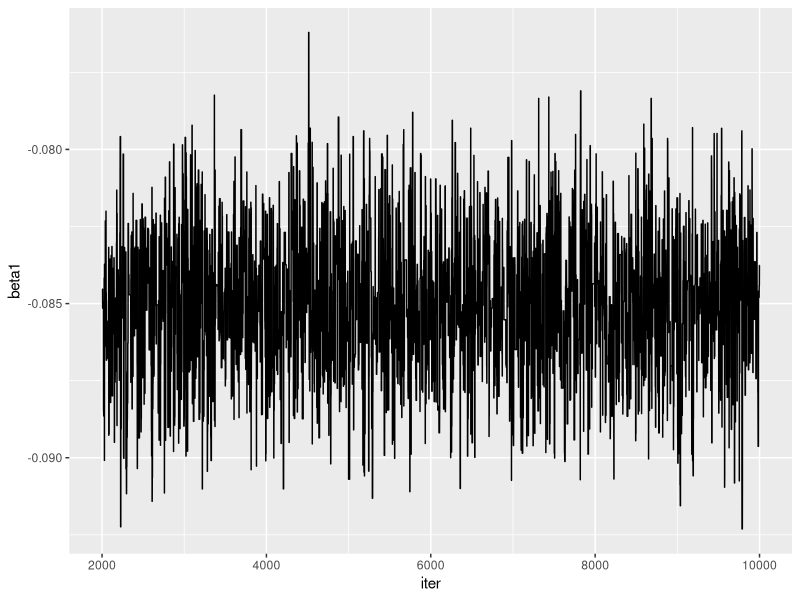
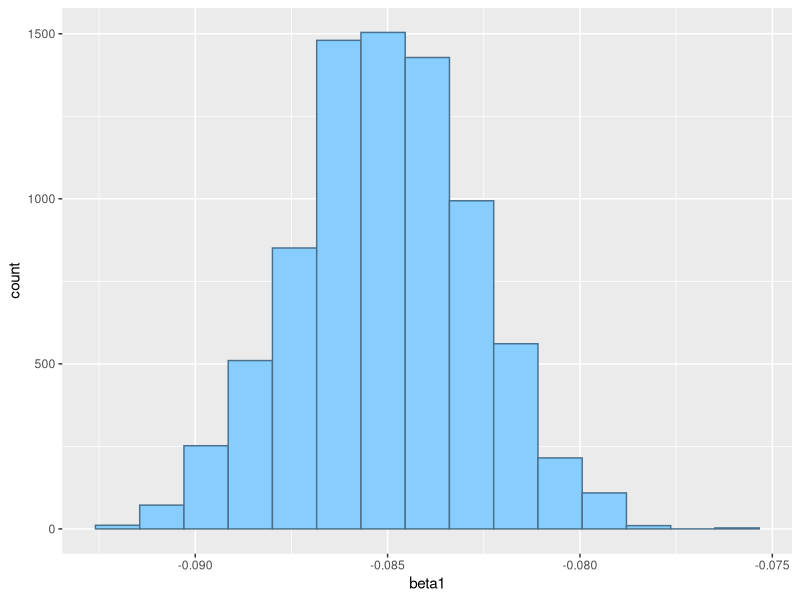

Generate these figures, in order, with R:
## linear regression model: Y_i = \beta_0 + \beta_1 + \epsilon_i,
## where \epsilon_i ~iid N(0, \sigma^2)

library(tidyverse)
library(palmerpenguins)
penguins_comp <- penguins |> filter(!is.na(bill_length_mm) & !is.na(bill_depth_mm))
lm(bill_depth_mm ~ bill_length_mm, data = penguins_comp) |>
  summary()

## for simpliciity,
## suppose that we just fix \beta_0 at it's estimator from lm(), 20.885 and we fix
## sigma^2 at it's estimator from lm(), 1.922^2
## then we can use Bayesian to obtain a posterior distribution for \beta_1


#### PRIOR FOR \beta_1: diffuse normal: N(0, 1000)
#### helpful to work on log scale throughout: otherwise the numbers get really really tiny
compute_prior_log <- function(beta1) {
  dnorm(beta1, mean = 0, sd = 1000, log = TRUE)
}

compute_prior_log(beta1 = 0)
compute_prior_log(beta1 = 1)


#### LIKELIHOOD/DATA: assume Y_1, ... Y_n ~ iid N(\beta_0 + beta_1 X_i, \sigma^2),
#### where \beta_0 and \sigma^2 are assumed to be known.
beta0 <- 20.885
sigma2 <- 1.922^2

compute_likelihood_log <- function(beta1) {

  dnorm(penguins_comp$bill_depth_mm, mean = beta0 + beta1 * penguins_comp$bill_length_mm,
        sd = sqrt(sigma2), log = TRUE) |>
    sum() ## sum log likelihoods instead of multiplying like you would do with non-logged likelihoods
  ## can think back to the math-stat part of probability- the mean just differs depending on
  ## the bill length instead of just being constant.
}
compute_likelihood_log(beta1 = 0)
compute_likelihood_log(beta1 = -1)
compute_likelihood_log(beta1 = 1)
## higher likelihoods are "better"


## combining prior and data/likelihood
## again, summing not multiplying because we add things on the log scale
compute_posterior_log <- function(beta1) {
  compute_prior_log(beta1) + compute_likelihood_log(beta1)
}

compute_posterior_log(beta1 = 0)
compute_posterior_log(beta1 = -1)
compute_posterior_log(beta1 = 1)


## define a proposal/jumping distribution to be N(0, 0.1)


## set-up the chain
niter <- 10000
beta1_store <- rep(NA, 10000) ## empty vector

beta1_store[1] <- 1.2 ## define a starting value

for (i in 2:niter) {
  beta1_current <- beta1_store[i - 1]

  ## propose a new value with proposal/jumping distribution
  ## here, my proposal/jumping distribution is N(current_beta1, 0.1)
  ## this distribution must be symmetric around the current beta1 (or else would need adjustment)
  proposal_sd <- 0.01
  ## proposal_sd can't be too large or too small, as discussed in the reading.

  beta1_proposal <- rnorm(1, mean = beta1_current, sd = proposal_sd)

  ## compute acceptance probability
  alpha <- min(1, exp(compute_posterior_log(beta1_proposal) - compute_posterior_log(beta1_current)))

  ## maybe update beta1 with acceptance probability alpha
  beta1_store[i] <- sample(c(beta1_proposal, beta1_current), size = 1,
                           prob = c(alpha, 1 - alpha))
}

## plots
## filter removes "start-up"
plot_df <- tibble(iter = 1:niter, beta1 = beta1_store) |>
  filter(iter > 2000)

## make sure that this seems "stable" (isn't trailing off in an increasing
## or decreasing direction)
ggplot(data = plot_df, aes(x = iter, y = beta1)) +
  geom_line()

plot_df |>
  summarise(mean = mean(beta1),
            sd = sd(beta1))
## check these with estimator for beta1 and its SE from lm: they should be close!

## shape of posterior
ggplot(data = plot_df, aes(x = beta1)) +
  geom_histogram(colour = "skyblue4", fill = "skyblue1", bins = 15)
